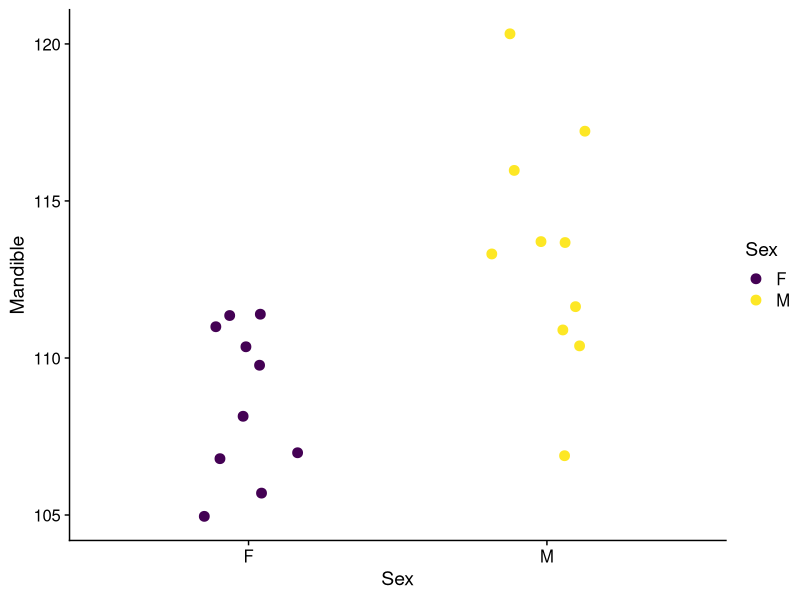
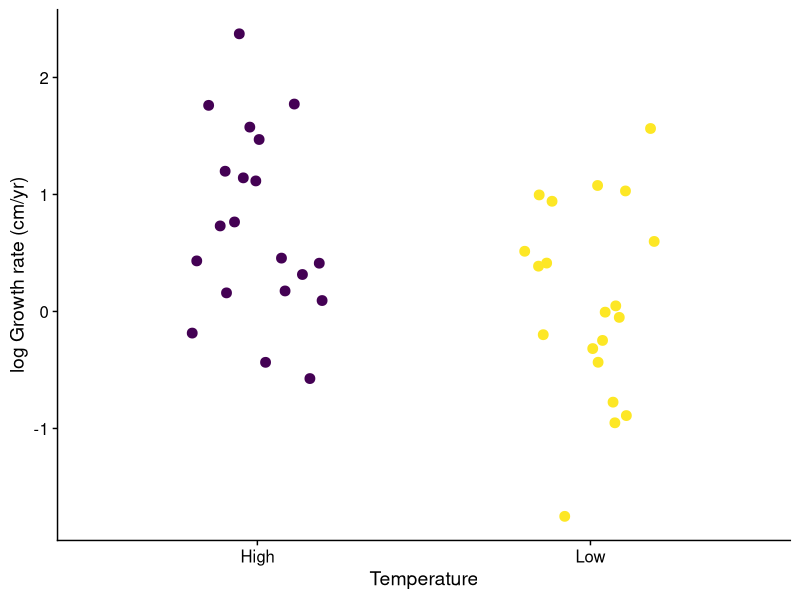
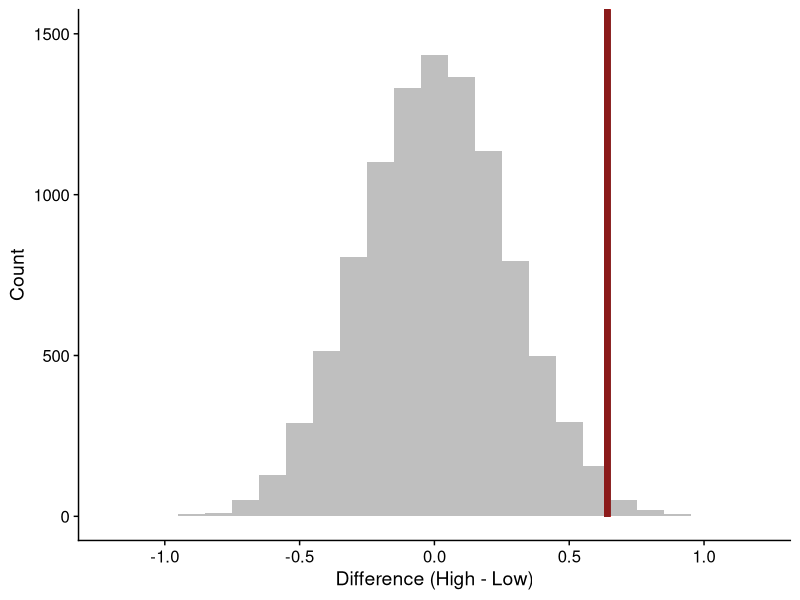
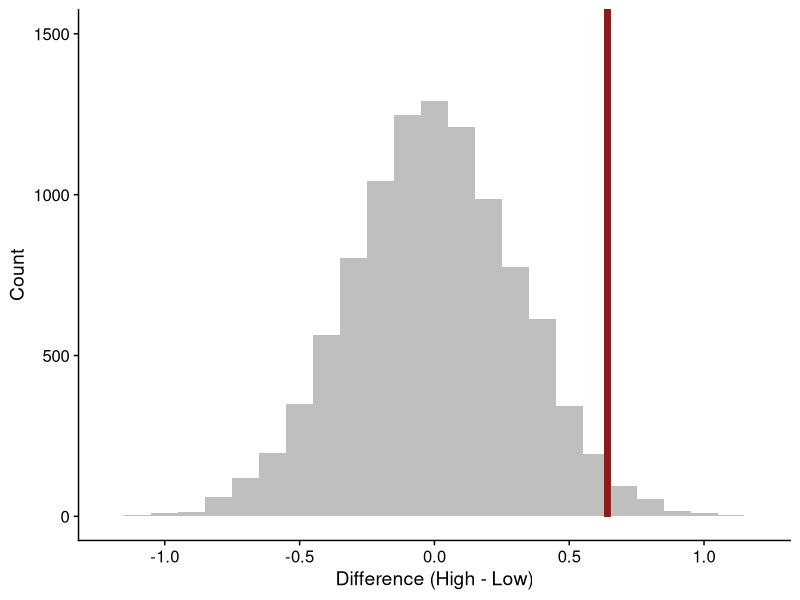
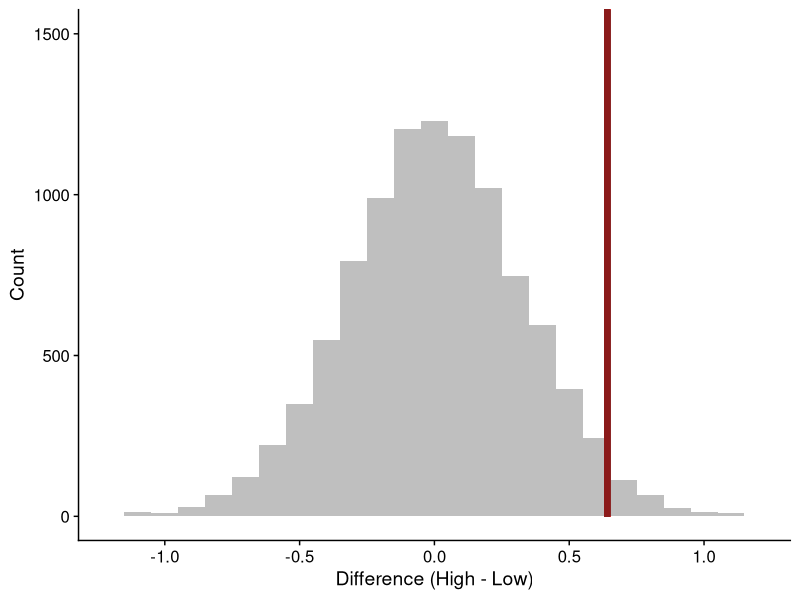
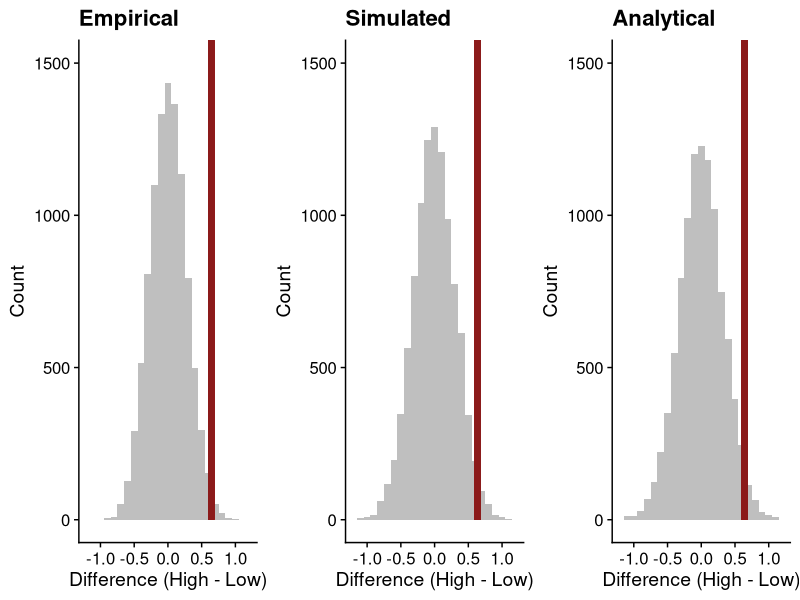
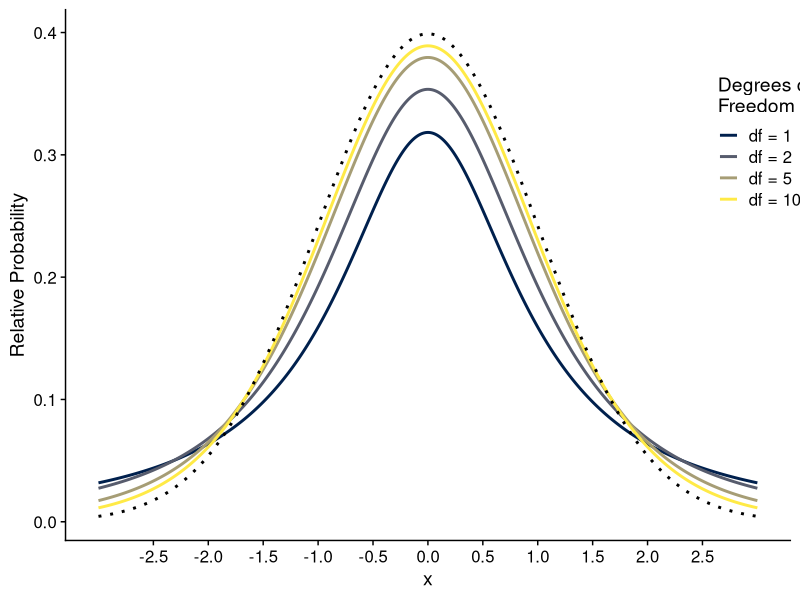

These figures' R source, in order:
## ---- chunk 1
#| label: setup
#| echo: false
#| warning: false
#| message: false

library(tidyverse)
library(readxl)
library(cowplot)
theme_set(theme_cowplot())
library(viridis)

## ---- chunk 2
#| echo: false

M <- read_excel("Data/Jackals.xlsx")
M <- M |> mutate(Sex = factor(Sex))
M |> ggplot(aes(Sex, Mandible, color = Sex)) +
  geom_point(position = position_jitter(0.2), size = 3) +
  scale_color_viridis_d()
## ---- chunk 3
#| echo: true

set.seed(736902)
muH <- 1
muL <- 1 / 3
sd1 <- sd2 <- 1
n1 <- n2 <- 20

DD <- tibble(
  growthR = c(rnorm(n1, muL, sd1),
              rnorm(n2, muH, sd2)),
  Temperature = c(rep("Low", times = n1),
                  rep("High", times = n2))
)
## ---- chunk 4
#| echo: false

DD |>
  ggplot(aes(Temperature, growthR, color = Temperature)) +
  geom_point(position = position_jitter(0.2), size = 3) +
  ylab("log Growth rate (cm/yr)") +
  scale_color_viridis_d() +
  theme(legend.position = "none")
## ---- chunk 5
#| echo: true
#| warning: false
#| output-location: slide

d <- DD |> group_by(Temperature) |> 
  summarize(xbar = mean(growthR)) |> 
  pivot_wider(names_from = Temperature, values_from = xbar) |> 
  mutate(d = High - Low) |> 
  pull(d)

nreps <- 1e4
diffs.e <- numeric(length = nreps)
diffs.e[1] <- mean(DD$growthR[DD$Temperature=="Low"]) -
  mean(DD$growthR[DD$Temperature=="High"])

for (ii in 2:nreps) {
  Rand_G <- sample(DD$Temperature)
  diffs.e[ii] <- mean(DD$growthR[Rand_G == "Low"]) -
    mean(DD$growthR[Rand_G == "High"])
}

pe <- ggplot(data.frame(diffs.e), aes(diffs.e)) +
  geom_histogram(binwidth = 0.1, fill = "gray75") +
  geom_segment(x = d, xend = d,
               y = 0, yend = Inf,
               linewidth = 2,
               color = "firebrick4") +
  ylim(c(0, 1500)) +
  xlim(c(-1.2, 1.2)) +
  labs(x = "Difference (High - Low)", y = "Count")
pe
## ---- chunk 6
#| echo: true
#| warning: false
#| output-location: slide

mu_both <- mean(c(muL, muH))
nreps <- 1e4
diffs.s <- numeric(length = nreps)
for (ii in 1:nreps) {
  diffs.s[ii] <- mean(rnorm(n1, mu_both, sd1)) -
    mean(rnorm(n2, mu_both, sd2))
}

ps <- ggplot(data.frame(diffs.s), aes(diffs.s)) +
  geom_histogram(binwidth = 0.1, fill = "gray75") +
  geom_segment(x = d, xend = d,
               y = 0, yend = Inf,
               linewidth = 2,
               color = "firebrick4") +
  ylim(c(0, 1500)) +
  xlim(c(-1.2, 1.2)) +
  labs(x = "Difference (High - Low)", y = "Count")
ps
## ---- chunk 7
#| echo: true
#| warning: false
#| output-location: slide

sp <- sqrt(((n1 - 1) * sd1^2 + (n2 - 1) * sd2^2) / 
             (n1 + n2 - 2))

scale_t <- sp * sqrt(1 / n1 + 1 / n2)
diffs.a <- scale_t * rt(nreps, df = n1 + n2 - 2)

pa <- ggplot(data.frame(diffs.a), aes(diffs.a)) +
  geom_histogram(binwidth = 0.1, fill = "gray75") +
  geom_segment(x = d, xend = d,
               y = 0, yend = Inf,
               linewidth = 2,
               color = "firebrick4") +
  ylim(c(0, 1500)) +
  xlim(c(-1.2, 1.2)) +
  labs(x = "Difference (High - Low)", y = "Count")
pa
## ---- chunk 8
#| echo: false

plot_grid(pe + labs(title = "Empirical"),
          ps + labs(title = "Simulated"),
          pa + labs(title = "Analytical"),
          ncol = 3, vjust = 1, rel_widths = c(1, 1, 1))
## ---- chunk 9
#| echo: false
x <- seq(-3, 3, by = 0.001)

sim <- tibble(df = c(1, 2, 5, 10)) %>%
  group_by(df) %>%
  do(tibble(x = x, y = dt(x, .$df))) %>%
  mutate(Parameters = paste0("df = ", df)) %>%
  ungroup() %>%
  mutate(Parameters = factor(Parameters, levels = unique(Parameters)))

norm <- tibble(
  x = x,
  y = dnorm(x, 0, 1)
)

ggplot() +
  geom_line(data = sim, aes(x, y, color = Parameters), linewidth = 1) +
  geom_line(data = norm, aes(x, y), linewidth = 1, linetype = "dotted") +
  scale_color_viridis_d(name = "Degrees of\nFreedom", option = "E") +
  scale_x_continuous(breaks = seq(-2.5, 2.5, by = 0.5)) +
  labs(x = "x", y = "Relative Probability") +
  theme(legend.position = c(0.9, 0.75))
